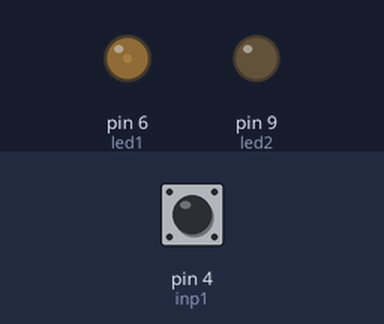
Simulated run of this sketch. Board: Arduino Uno, built with avr-gcc and run on an emulated ATmega328P. Parts: output pins drawn as LEDs (lit = HIGH). The test bench sets the inputs (shaded band); at power-on: pin 4 (inp1) HIGH.

Above: at 1.2 s.
1.3 s: pin 4 (inp1) pulled LOW for 0.15 s
At 2.3 s:
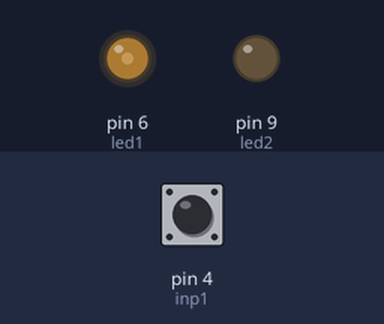
2.9 s: pin 4 (inp1) pulled LOW for 1 s
At 3.5 s:
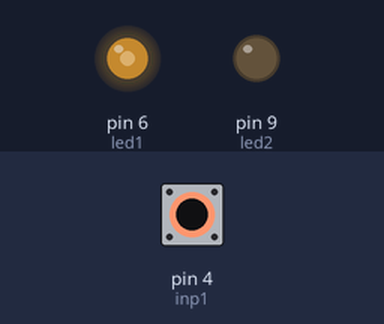
5.4 s: pin 4 (inp1) pulled LOW for 0.15 s
At 6.6 s:
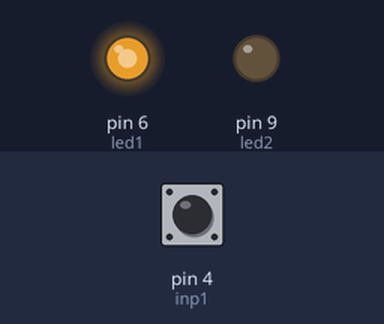
7.0 s: pin 4 (inp1) pulled LOW for 3.2 s
At 7.8 s:
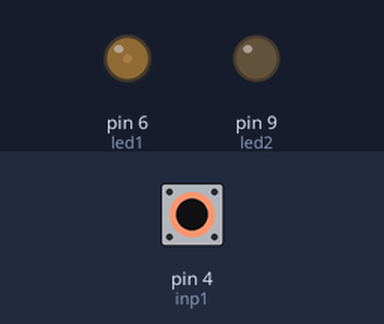
Timing chart, 0 to 10.0 s (numbered marks = the images above; inputs shaded):
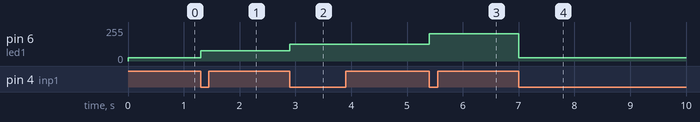

Measured:
- after the input at 1.3 s, pin 6 (led1): 25/255 → 76/255 at once
- after the input at 2.9 s, pin 6 (led1): 76/255 → 127/255 at once
- after the input at 5.4 s, pin 6 (led1): 127/255 → 204/255 at once
- after the input at 7.0 s, pin 6 (led1): 204/255 → 25/255 at once

The sketch:

pwm_brightness_steps_button.ino
```cpp
int led1 = 6;
int led2 = 9;

int inp1 = 4;
int inp2 = 5;

int brightnessSets[] = { 10, 30, 50, 80 };
int brightnessIndex = 0;

unsigned long lastPress[6];  // dumb, but works
bool lastStatus[6];
bool buttonStatus[6];

int pressTimeout = 100;  //ms

void setup() {
  pinMode(inp1, INPUT_PULLUP);
  pinMode(inp2, INPUT_PULLUP);

  pinMode(led1, OUTPUT);
  pinMode(led2, OUTPUT);

  lastPress[inp1] = 0;
  lastPress[inp2] = 0;

  lastStatus[inp1] = false;
  lastStatus[inp2] = false;

  buttonStatus[inp1] = false;
  buttonStatus[inp1] = false;

  Serial.begin(9600);
}

void loop() {
  if (asyncButtonPress(inp1)) {
    brightnessIndex++;
    if (brightnessIndex > (sizeof(brightnessSets) / sizeof(brightnessSets[0])) - 1) {
      brightnessIndex = 0;
    }
  }

  setBrightnessPercent(led1, brightnessSets[brightnessIndex]);
}

void setBrightnessPercent(int ledID, float brightnessPercent) {
  int brightness = 255 * (brightnessPercent / 100);

  analogWrite(ledID, brightness);
}

bool asyncButtonPress(int pinID) {
  if (millis() - lastPress[pinID] >= pressTimeout) {
    buttonStatus[pinID] = digitalRead(pinID) == LOW;
    bool buttonChanged = buttonStatus[pinID] != lastStatus[pinID];
    lastStatus[pinID] = buttonStatus[pinID];

    if (buttonChanged) {
      lastPress[pinID] = millis();

      if (buttonStatus[pinID]) {
        return true;
      }
    }
  }

  return false;
}
```
